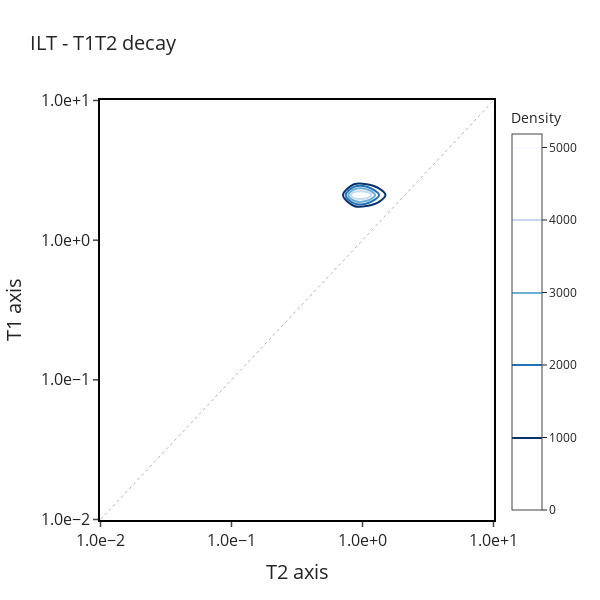

The cell this chart's notebook holds for it:
### Code cell
dimKernel2D = [32, 32]
ilt_t1_axis_t1ir, ilt_data_t1ir = pyflint.perform_ilt_and_plot(
    data_T1IRT2,
    time1,#in seconds
    dimKernel2D = [32, 32],
    alpha = 1e-1,
    kernel_name = "T1IRT2",
    t1_range = [1e-2, 10e0],
    t2_range = [1e-2, 10e0],
    plot_title = "ILT - T1T2 decay",
    tau2 = time2,
)

### Figure 1 — Plotly figure (JSON) as saved in the notebook; plotly's stock layout.template omitted (floating-point values rounded to 4 significant figures; data arrays with more than 128 entries replaced by an {"elided": "..."} marker saying what was removed)
{"data": [{"colorbar": {"title": {"text": "Density"}}, "colorscale": [[0, "rgb(247,251,255)"], [0.125, "rgb(222,235,247)"], [0.25, "rgb(198,219,239)"], [0.375, "rgb(158,202,225)"], [0.5, "rgb(107,174,214)"], [0.625, "rgb(66,146,198)"], [0.75, "rgb(33,113,181)"], [0.875, "rgb(8,81,156)"], [1, "rgb(8,48,107)"]], "contours": {"coloring": "lines"}, "line": {"width": 2}, "ncontours": 10, "reversescale": true, "type": "contour", "x": [0.01, 0.0125, 0.01562, 0.01951, 0.02438, 0.03047, 0.03808, 0.04758, 0.05946, 0.0743, 0.09284, 0.116, 0.145, 0.1812, 0.2264, 0.2829, 0.3535, 0.4417, 0.552, 0.6898, 0.862, 1.077, 1.346, 1.682, 2.102, 2.626, 3.282, 4.101, 5.125, 6.404, 8.003, 10], "y": [0.01, 0.0125, 0.01562, 0.01951, 0.02438, 0.03047, 0.03808, 0.04758, 0.05946, 0.0743, 0.09284, 0.116, 0.145, 0.1812, 0.2264, 0.2829, 0.3535, 0.4417, 0.552, 0.6898, 0.862, 1.077, 1.346, 1.682, 2.102, 2.626, 3.282, 4.101, 5.125, 6.404, 8.003, 10], "z": {"elided": "32x32 float values"}}], "layout": {"height": 600, "shapes": [{"line": {"color": "black", "dash": "dot", "width": 1}, "type": "line", "x0": 0.01, "x1": 10, "y0": 0.01, "y1": 10}], "title": {"text": "ILT - T1T2 decay"}, "width": 600, "xaxis": {"anchor": "y", "domain": [0, 1], "linecolor": "black", "linewidth": 2, "mirror": true, "showline": true, "tickformat": ".1e", "tickmode": "linear", "tickvals": [0.01, 0.3162, 10], "title": {"text": "T2 axis"}, "type": "log"}, "xaxis2": {"domain": [0.85, 1], "showgrid": false, "zeroline": false}, "yaxis": {"anchor": "x", "domain": [0, 1], "linecolor": "black", "linewidth": 2, "mirror": true, "showline": true, "tickformat": ".1e", "tickmode": "linear", "tickvals": [0.01, 0.3162, 10], "title": {"text": "T1 axis"}, "type": "log"}}}
